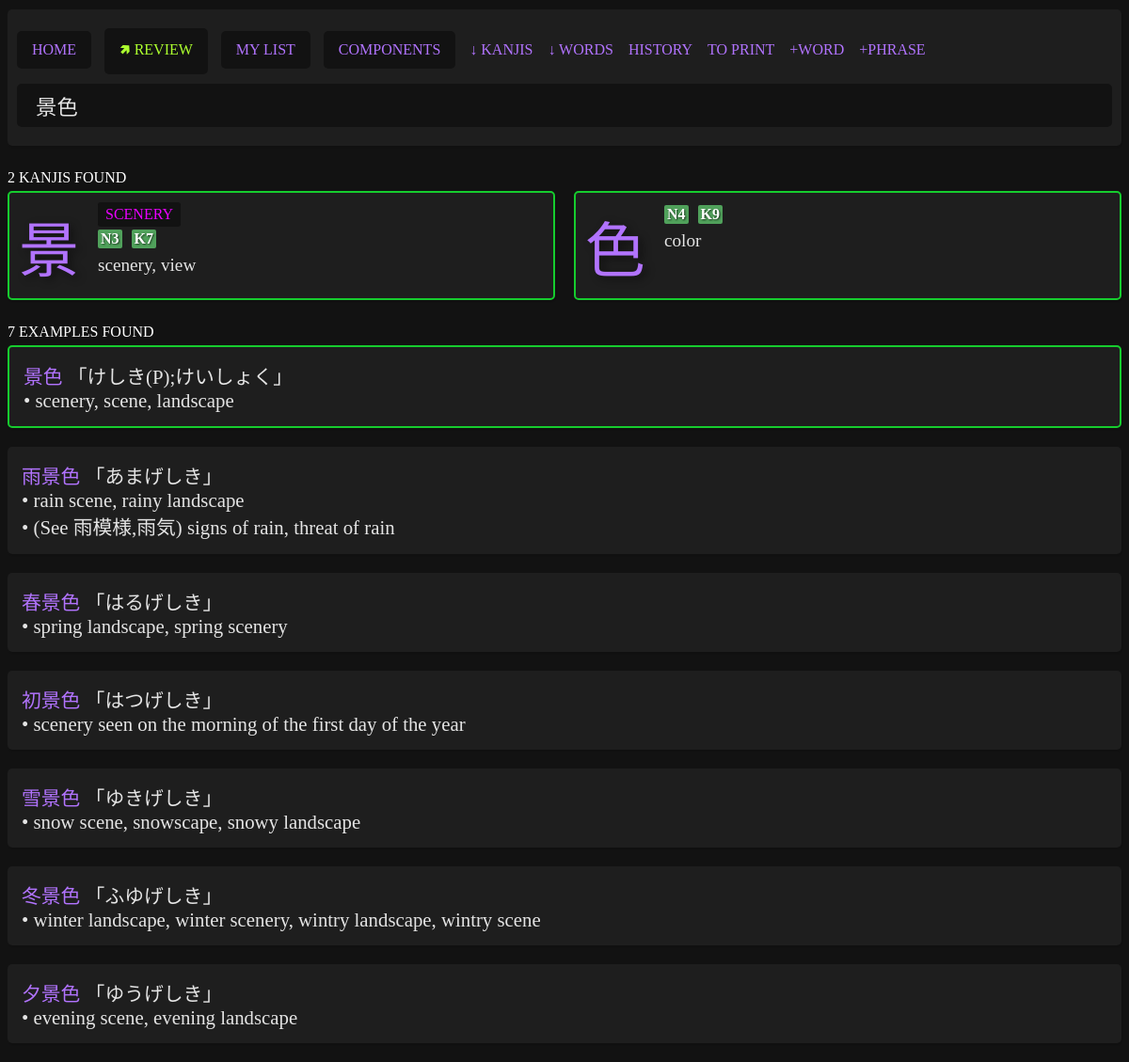
/pages/search.php?query=景色, run on the app's committed database.
### tables this page shows
CREATE TABLE "kanjis" (
	"literal"	TEXT NOT NULL UNIQUE,
	"meanings"	TEXT NOT NULL,
	"onReadings"	TEXT,
	"kunReadings"	TEXT,
	"strokes"	INTEGER,
	"jlpt"	INTEGER,
	"frequency"	INTEGER,
	"grade"	INTEGER,
	"heisg6"	INTEGER,
	"components"	TEXT,
	"other_forms"	TEXT, "kanken" INTEGER NULL, "story" TEXT NULL, "added" INTEGER NULL, "score" INTEGER NULL, "added_at" datetime, "unfinished" integer, "is_component" integer, "component_group" integer, "related" text, "ignore" integer, "keyword" text,
	PRIMARY KEY("literal")
);

### pages/search.php (the view, shortened to what this page needs)
<?php require_once "../parts/helper.php"; ?>
<?php
$myPDO = new PDO("sqlite:../data/kanjis.db");
$kanjis = [];
$examples = [];
if (isset($_GET["query"])) {
    if (empty($_GET["query"])) {
        $error = "Don't leave the search empty.";
    } else {
        $query = trim($_GET["query"]);
        if (itHasJapanese($query)) {
            if (itHasKanji($query)) {
                $kanjis = obtainKanjis($query)[0];
                $qty = count($kanjis);
                $i = 0;
                $str = "";
                foreach ($kanjis as $kanji) {
                    $i++;
                    $str .= " literal = ?";
                    if ($i != $qty) {
                        $str .= " OR";
                    }
                }
                $sql = "SELECT * FROM kanjis WHERE " . $str;
                $stmt = $myPDO->prepare($sql);
                $results = $stmt->execute($kanjis);
                $kanjis = $stmt->fetchAll();
                $sql =
                    "SELECT * FROM examples WHERE kanji LIKE ? ORDER BY JLPT DESC, LENGTH(kanji) ASC";
                $stmt = $myPDO->prepare($sql);
                $results = $stmt->execute(["%" . $query . "%"]);
                $examples = $stmt->fetchAll();
            }
        }
    }
}
?>
<?php require "../parts/header.php"; ?>
<?php if (!empty($error)): ?>
    <div class="error">
        <?php echo $error; ?>
    </div>
<?php
elseif (isset($_GET["query"])): ?>
    <?php if (!$kanjis): ?>
        <div class="card empty">
            No kanjis found.
        </div>
    <?php else: ?>
        <div class="title">
            <?php echo count($kanjis); ?> kanjis found
        </div>
        <div class="search-results-kanjis">
            <?php foreach ($kanjis as $entry): ?>
                <div class="card search<?php if ($entry["added"] == 1) {
                                            echo " added";
                                        } ?>">
                    <div class="left">
                        <div class="kanji"><a href="kanji.php?literal=<?php echo $entry["literal"]; ?>"><?php echo $entry["literal"]; ?></a></div>
                    </div>
                    <div class="right right-search">
                        <?php if ($entry["keyword"]): ?>
                            <div class="keyword">
                                <?= str_replace(";", " / ", $entry["keyword"]) ?>
                            </div>
                        <?php endif; ?>
                        <?php if (!empty($entry["jlpt"]) || !empty($entry["grade"])): ?>
                            <?php
                            $sql = "SELECT COUNT(*) FROM kanjis WHERE added = 1 AND is_component IS NULL";
                            $stmt = $myPDO->prepare($sql);
                            $stmt->execute();
                            $totalKnown = $stmt->fetchColumn();
                            ?>
                            <div class="tags">
                                <?php if (!empty($entry["jlpt"])): ?>
                                    <div class="kanji-tag <?= getImportanceJLPT(
                                                                $entry["jlpt"],
                                                                $totalKnown,
                                                            ) ?>">N<?= $entry["jlpt"] ?></div>
                                <?php endif; ?>
                                <?php if (!empty($entry["kanken"])): ?>
                                    <div class="kanji-tag <?= getImportanceKANKEN(
                                                                $entry["kanken"],
                                                                $totalKnown,
                                                            ) ?>">K<?= $entry["kanken"] ?></div>
                                <?php endif; ?>
                            </div>
                        <?php endif; ?>
                        <div class="meanings">
                            <?php echo str_replace(
                                ";",
                                ", ",
                                $entry["meanings"],
                            ); ?>
                        </div>
                    </div>
                </div>
            <?php endforeach; ?>
        </div>
    <?php endif; ?>
    <?php if (!empty($examples)): ?>
        <div class="title">
            <?php echo count($examples); ?> examples found
        </div>
        <?php foreach ($examples as $example): ?>
            <div class="card search flex-column search-word<?= $example["added"] == 1
                                                                ? " added"
                                                                : "" ?>">
                <span>
                    <a href="search.php?query=<?= $example["kanji"] ?>">
                        <?= $example["kanji"] ?>
                    </a>
                    「<?= $example["kana"] ?>」
                </span>
                <span>
                    <?= formatMeanings($example["meanings"]) ?>
                </span>
            </div>
        <?php endforeach; ?>
    <?php endif; ?>
<?php endif; ?>
<?php require "../parts/footer.php"; ?>

### data/style.css (style rules this page uses)
body { background: #121212; color: #e4e4e4; font-family: "NotoSansJP"; }
* { box-sizing: border-box; }
.flex-column { flex-direction: column; }
.card, .header, .list { position: relative; background: #1e1e1e; display: flex; border-radius: 5px; box-shadow: 1px 2px 1px rgba(0, 0, 0, 0.1); margin-bottom: 20px; }
.word.added, .card.added { border: 2px solid #16cc2e; }
.card .right { display: flex; flex-direction: column; flex-grow: 2; align-items: flex-start; padding: 10px; gap: 10px; }
.card .right.right-search { gap: 0px; }
.card .left { max-width: 190px; text-align: center; }
.card .left .kanji { font-family: "NotoSansJP", "BabelStoneHan"; font-size: 120pt; padding: 10px; text-shadow: 4px 3px 10px rgb(0 0 0 / 49%); }
.kanji-tag { font-weight: bold; text-shadow: 1px 1px 2px rgba(0, 0, 0, 0.7); }
.tags { display: flex; flex-direction: row; gap: 10px; margin-top: 3px; }
.tags .kanji-tag { padding: 1px 3px; border-radius: 2px; }
.card .right .extras div.high, .card .right .tags div.high { background-color: #50a15b; color: #ffffff; }
.card .right .meanings { font-size: 2.2rem; margin: 50px 0 0 0; }
.card .right .keyword { font-size: 1rem; text-transform: uppercase; background-color: #121212; color: rgb(234, 0, 255); padding: 4px 8px; border-radius: 3px; }
.search-results-kanjis { display: grid; grid-template-columns: repeat(auto-fit, minmax(30%, 1fr)); gap: 20px; }
.card.search .kanji { font-size: 4em; }
.card.search .meanings { font-size: 1.2em; margin: 7px 0; }
.search-word { padding: 15px; vertical-align: middle; font-size: 1.3em; }
a, button { text-decoration: none; color: #b173fd; }
.title { text-transform: uppercase; color: #fff; padding: 5px 0; }

### data on the page
kanjis: literal "景", keyword "SCENERY", jlpt "3", kanken "7", meanings "scenery, view"
kanjis: literal "色", jlpt "4", kanken "9", meanings "color"

### other printed values
count($kanjis) "2"
count($examples) "7"
$example["kanji"] "景色"
$example["kana"] "けしき(P);けいしょく"
formatMeanings($example["meanings"]) "• scenery, scene, landscape"
$example["kanji"] "雨景色"
$example["kana"] "あまげしき"
$example["kanji"] "春景色"
$example["kana"] "はるげしき"
formatMeanings($example["meanings"]) "• spring landscape, spring scenery"
$example["kanji"] "初景色"
$example["kana"] "はつげしき"
formatMeanings($example["meanings"]) "• scenery seen on the morning of the first day of the year"
$example["kanji"] "雪景色"
$example["kana"] "ゆきげしき"
